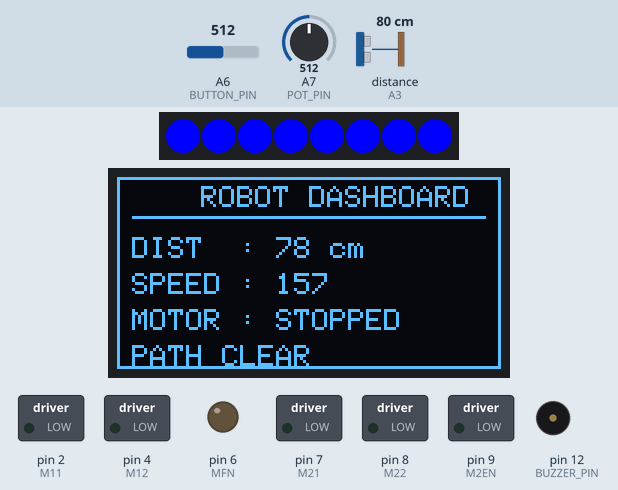
A sketch run on a simulated Arduino Nano, built with avr-gcc and run on an emulated ATmega328P. Parts: 8 RGB LEDs in strip order, left to right, 128×64 one-colour display, switched loads named in the sketch (green lamp = pin HIGH), output pins drawn as LEDs (lit = HIGH), buzzer (waves = sounding, pin HIGH). Wiring (inferred from the names in the program): ultrasonic range finder: trigger pin 5; echo A3. The inputs (shaded band) are chosen by the test bench; at power-on: distance to the obstacle (sensor on A3) 80 cm, A7 (POT_PIN) = 512, A6 (BUTTON_PIN) = 512. The echo pulse lasts 58.3 µs per cm; pins used as bus, display or sensor lines are not drawn; what the sketch prints to the serial monitor is not drawn.

Above: at 1.2 s.
1.3 s: distance to the obstacle (sensor on A3) set to 18 cm
At 1.8 s:
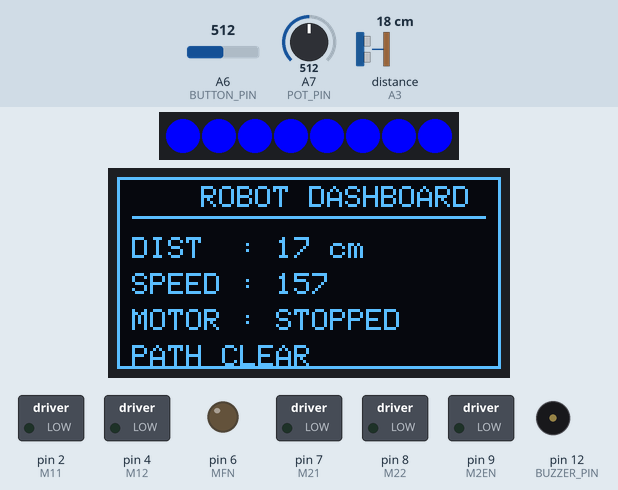
2.8 s: distance to the obstacle (sensor on A3) set to 14 cm
At 4.0 s:
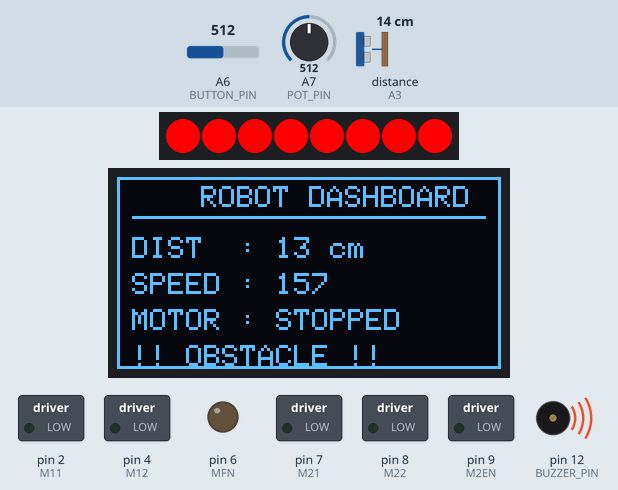
4.3 s: A7 (POT_PIN) set to 530
At 5.2 s:
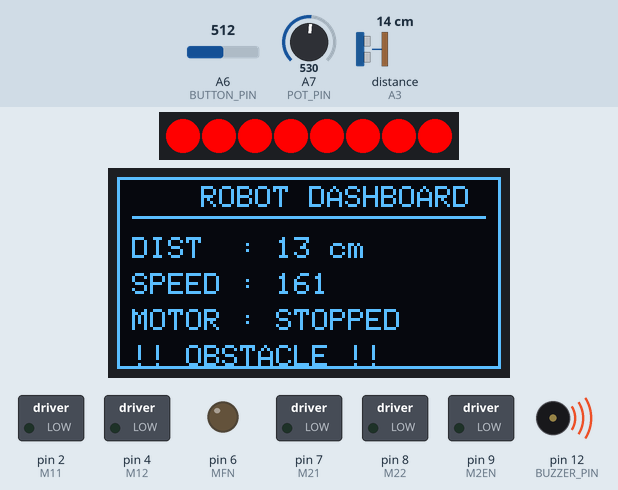
5.8 s: distance to the obstacle (sensor on A3) set to 35 cm
At 6.6 s:
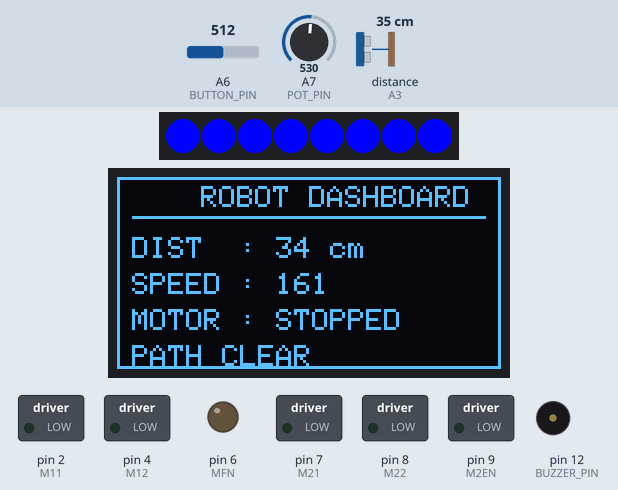
7.3 s: A7 (POT_PIN) set to 511
At 8.5 s:
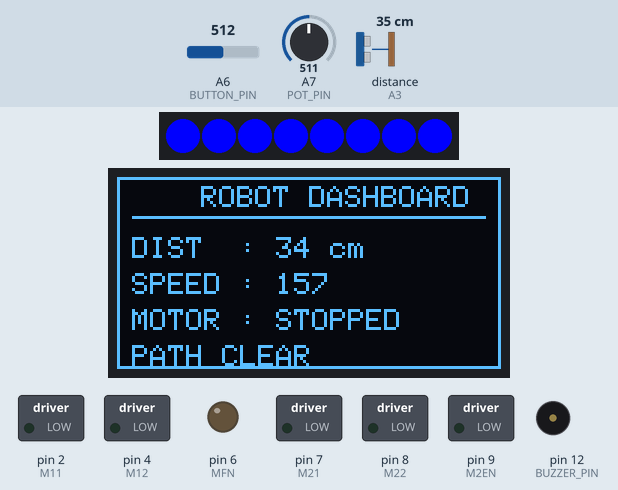
8.8 s: A7 (POT_PIN) set to 306
At 9.7 s:
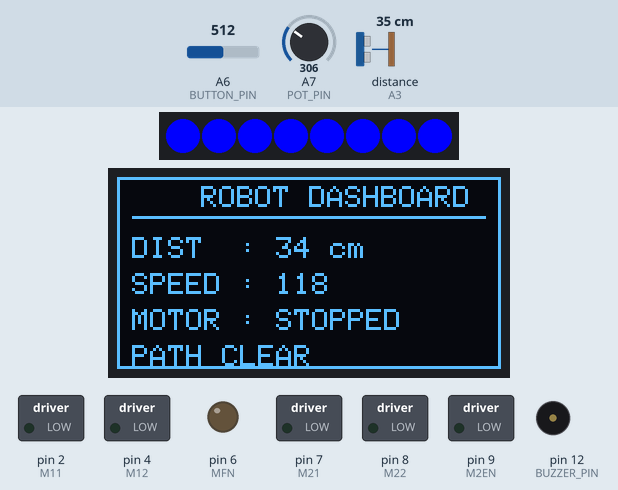
Timing chart, 0 to 11.3 s (numbered marks = the images above; inputs shaded):
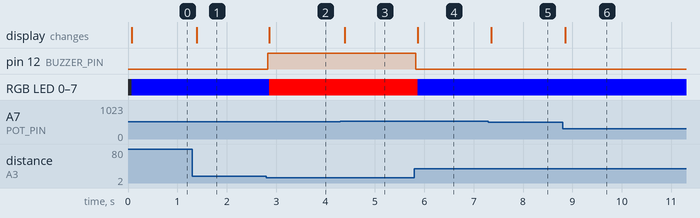

The sketch:

Project_32.ino
```cpp
/*
==========================================
Project : Robot Dashboard
Autobotix Robotics Board (Verified Pins)
==========================================
*/

#include <Wire.h>
#include <Adafruit_GFX.h>
#include <Adafruit_SSD1306.h>
#include <Adafruit_NeoPixel.h>

#define SCREEN_WIDTH 128
#define SCREEN_HEIGHT 64
Adafruit_SSD1306 display(SCREEN_WIDTH, SCREEN_HEIGHT, &Wire, -1);

#define M11 2
#define M12 4
#define MFN 6       // Motor 1 Enable / PWM
#define M2EN 9      // Motor 2 Enable / PWM
#define M21 7
#define M22 8

#define TRIG_PIN 5
#define ECHO_PIN A3
#define BUTTON_PIN A6
#define POT_PIN A7

#define RGB_PIN 11
#define NUMPIXELS 8
Adafruit_NeoPixel rgb(NUMPIXELS, RGB_PIN, NEO_GRB + NEO_KHZ800);

#define BUZZER_PIN 12

bool motorRunning = false;
int speedValue = 150;
int lastButton = 0;

//---------------------------------
int getButton()
{
  int value = analogRead(BUTTON_PIN);

  // UP (853 - 855)
  if (value >= 845 && value <= 865) return 1;

  // DOWN (789 - 790)
  if (value >= 780 && value <= 800) return 2;

  // BACK (733 - 734)
  if (value >= 725 && value <= 745) return 3;

  // SELECT (931 - 932)
  if (value >= 920 && value <= 945) return 4;

  return 0;
}

//---------------------------------
int getDistance()
{
  digitalWrite(TRIG_PIN, LOW);
  delayMicroseconds(2);
  digitalWrite(TRIG_PIN, HIGH);
  delayMicroseconds(10);
  digitalWrite(TRIG_PIN, LOW);

  long duration = pulseIn(ECHO_PIN, HIGH, 15000);
  if (duration == 0) return -1;
  return duration * 0.034 / 2;
}

//---------------------------------
void setRGB(byte r, byte g, byte b)
{
  for (int i = 0; i < NUMPIXELS; i++)
    rgb.setPixelColor(i, rgb.Color(r, g, b));
  rgb.show();
}

//---------------------------------
void stopMotor()
{
  digitalWrite(M11, LOW);
  digitalWrite(M12, LOW);
  digitalWrite(M21, LOW);
  digitalWrite(M22, LOW);
  analogWrite(MFN, 0);
  analogWrite(M2EN, 0);
}

//---------------------------------
void driveForward()
{
  digitalWrite(M11, HIGH);
  digitalWrite(M12, LOW);
  digitalWrite(M21, HIGH);
  digitalWrite(M22, LOW);
  analogWrite(MFN, speedValue);
  analogWrite(M2EN, speedValue);
}

//---------------------------------
void setup()
{
  Serial.begin(9600);

  pinMode(M11, OUTPUT);
  pinMode(M12, OUTPUT);
  pinMode(M21, OUTPUT);
  pinMode(M22, OUTPUT);
  pinMode(MFN, OUTPUT);
  pinMode(M2EN, OUTPUT);

  pinMode(TRIG_PIN, OUTPUT);
  pinMode(ECHO_PIN, INPUT);
  pinMode(BUZZER_PIN, OUTPUT);

  digitalWrite(BUZZER_PIN, LOW);
  stopMotor();

  rgb.begin();
  rgb.clear();
  rgb.show();

  if (!display.begin(SSD1306_SWITCHCAPVCC, 0x3C))
  {
    Serial.println("OLED Failed");
    while (1);
  }

  display.setTextColor(SSD1306_WHITE);

  Serial.println("===== ROBOT DASHBOARD STARTED =====");
}

//---------------------------------
void loop()
{
  int distance = getDistance();
  int pot = analogRead(POT_PIN);
  speedValue = map(pot, 0, 1023, 60, 255);
  int btn = getButton();

  if (btn != 0 && lastButton == 0)
  {
    if (btn == 4) {
      motorRunning = !motorRunning;
      Serial.println("SELECT pressed -> toggle");
    }
    if (btn == 3) {
      motorRunning = false;
      Serial.println("BACK pressed -> force stop");
    }
  }

  lastButton = btn;

  bool obstacle = (distance != -1 && distance <= 15);

  if (obstacle) {
    stopMotor();
    setRGB(255, 0, 0);
    digitalWrite(BUZZER_PIN, HIGH);
  }
  else if (motorRunning) {
    driveForward();
    setRGB(0, 255, 0);
    digitalWrite(BUZZER_PIN, LOW);
  }
  else {
    stopMotor();
    setRGB(0, 0, 255);
    digitalWrite(BUZZER_PIN, LOW);
  }

  display.clearDisplay();
  display.drawRect(0, 0, 128, 64, SSD1306_WHITE);

  display.setTextSize(1);
  display.setCursor(28, 3);
  display.println("ROBOT DASHBOARD");
  display.drawLine(5, 13, 122, 13, SSD1306_WHITE);

  display.setCursor(5, 20);
  display.print("DIST  : ");
  if (distance == -1) display.print("--");
  else display.print(distance);
  display.print(" cm");

  display.setCursor(5, 32);
  display.print("SPEED : ");
  display.print(speedValue);

  display.setCursor(5, 44);
  display.print("MOTOR : ");
  display.print(motorRunning ? "RUNNING" : "STOPPED");

  display.setCursor(5, 56);
  if (obstacle)
    display.print("!! OBSTACLE !!");
  else
    display.print("PATH CLEAR");

  display.display();

  delay(20);
}
```

Measured:
- the behaviour switches between 17 and 16 cm on distance to the obstacle (sensor on A3) (found by bisection; images 1 and 2)
- the behaviour switches between 514 and 515 on A7 (POT_PIN) (found by bisection; images 2 and 3)
- after the input at 1.3 s, the display: changes after 0.09 s (image 1)
- after the input at 2.8 s, pin 12 (BUZZER_PIN): LOW → HIGH at once; RGB LED 0–7: RGB(0, 0, 255) → RGB(255, 0, 0) after 0.06 s; the display: changes after 0.06 s (image 2)
- after the input at 4.3 s, the display: changes after 0.09 s (image 3)
- after the input at 5.8 s, pin 12 (BUZZER_PIN): HIGH → LOW at once; RGB LED 0–7: RGB(255, 0, 0) → RGB(0, 0, 255) after 0.06 s; the display: changes after 0.06 s (image 4)
- after the input at 7.3 s, the display: changes after 0.06 s (image 5)
- after the input at 8.8 s, the display: changes after 0.06 s (image 6)
